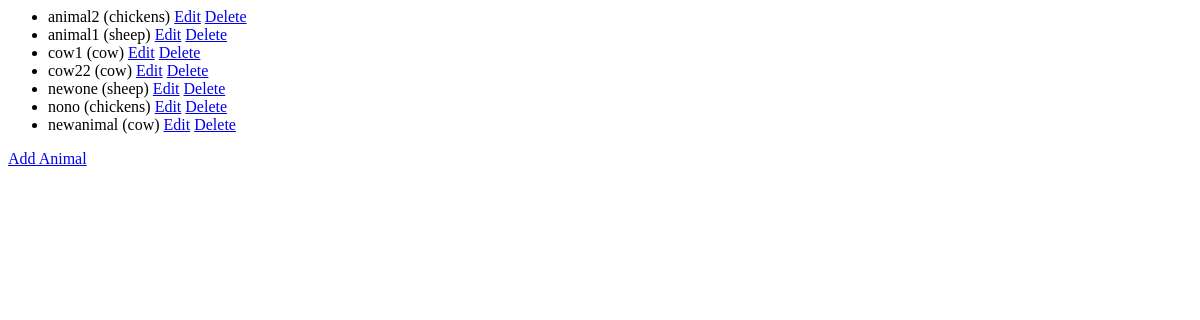
Page /animals/ on the earlier database version.
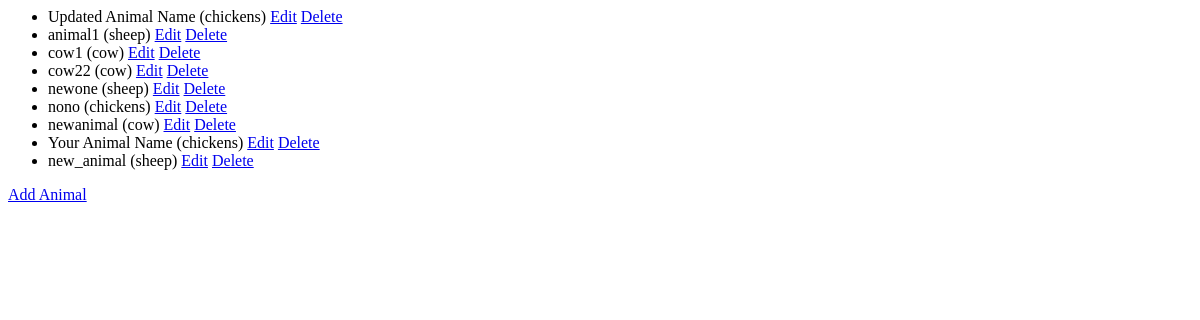
Same page on the later database version.
### farm/models.py (models this page shows, shortened)
class Animal(models.Model):
    name = models.CharField(max_length=100)
    type = models.ForeignKey(AnimalType, on_delete=models.CASCADE)
    gender = models.CharField(max_length=10)
    feeds = models.ManyToManyField(Feed)
    weight=models.DecimalField(max_digits=7,decimal_places=2)

class AnimalType(models.Model):
     name=models.CharField(max_length=50)
     def __str__(self):
        return self.name

### farm/views.py (the view)
# urls.py: path('animals/', views.animal_list, name='animal_list'),
def animal_list(request):
    return list_model(request, Animal, 'farm/animal.html', 'animals')

### farm/views.py (called while the page is built)
def list_model(request, model, template_name, context_name):
    items = model.objects.all()
    context = {context_name: items}
    return render(request, template_name, context)

### templates/farm/animal.html
<ul>
    {% for animal in animals %}
        <li>{{ animal.name }} ({{ animal.type }})
            <a href="{% url 'update_animal' animal.id %}">Edit</a>
            <a href="{% url 'delete_animal' animal.id %}">Delete</a>
        </li>
    {% endfor %}
</ul>
<a href="{% url 'add_animal' %}">Add Animal</a>

Differences in the rows shown:
changed Animal: name "animal2" → "Updated Animal Name"
added Animal: name "Your Animal Name", type "chickens"
added Animal: name "new_animal", type "sheep"
